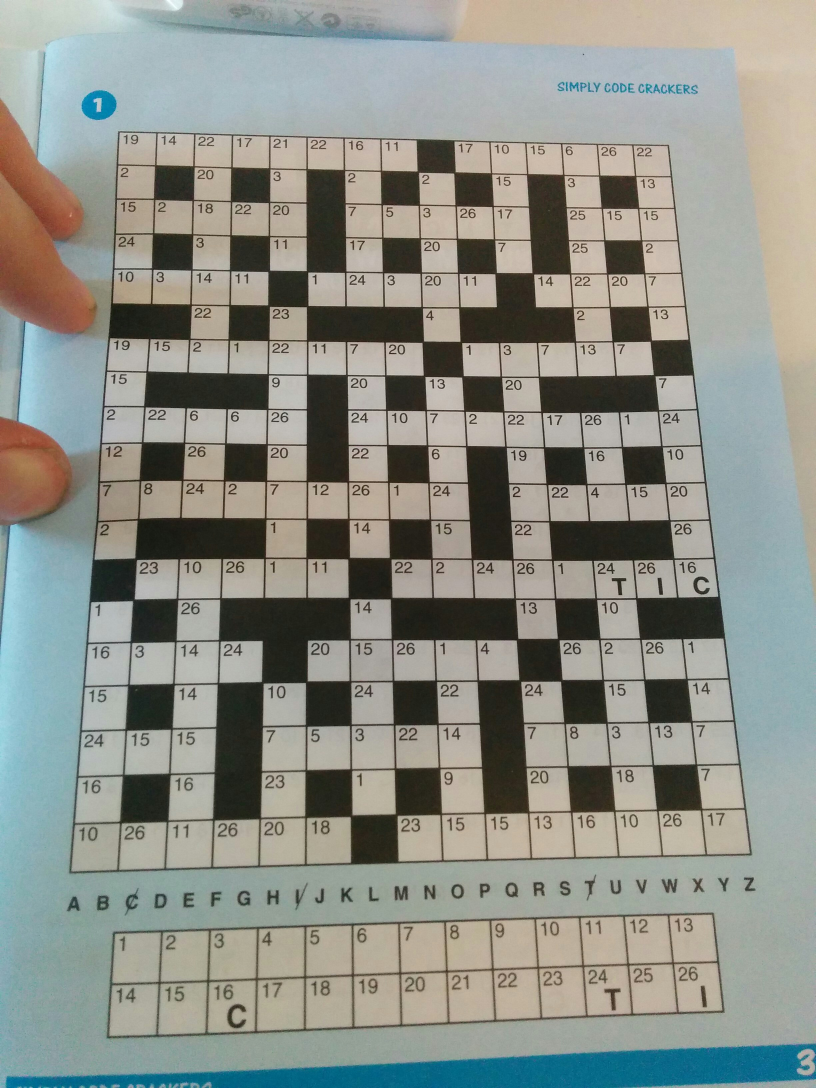
#> input picture cvstuff/test1.jpg, 2448 x 3264 px (shown at 1/3 size)
$ python cvtest.py   (Python 2 division)
#> lines starting #> are read from the running program, lines starting #| are printed output that depends on the picture; after the words box and inside, x2 and y2 are one past the last pixel; in counts of white or black regions, pixels touching at a corner belong together
### cvstuff/__init__.py
import cv2
import numpy as np

DEBUG = True

# [5 lines left out: function exit, not called in this run]

class Rectangle:
    def __init__(self, tl=0, tr=0, br=0, bl=0):
        self.tl = tl
        self.tr = tr
        self.br = br
        self.bl = bl

    def top_width(self):
        return np.linalg.norm(self.tr - self.tl)

    def bottom_width(self):
        return np.linalg.norm(self.br - self.bl)

    def left_height(self):
        return np.linalg.norm(self.tl - self.bl)

    def right_height(self):
        return np.linalg.norm(self.tr - self.br)

    def equiv_height(self):
        lh = self.left_height()
        rh = self.right_height()

        if lh > rh:
            return rh
        else:
            return lh

    def equiv_width(self):
        tw = self.top_width()
        bw = self.bottom_width()

        if tw > bw:
            return bw
        else:
            return tw

    def convert_to_np(self):
        return np.array([ self.tl, self.tr, self.br, self.bl ], np.float32)

    def equiv_area(self):
        return self.equiv_width() * self.equiv_height()

class Cell:
    def __init__(self, tl, height, img_data, centre=(0,0), num_white=0, tr=(0,0)):
        self.tl = tl
        self.height = height
        self.img_data = img_data
        self.num_white = num_white
        self.centre = centre
        self.tr = tr

    # [8 lines left out: function __cmp__, not called in this run]

class CrosswordRecogniser:
    GAUSSIAN_BLUR_SIZE = 5
    APPROX_POLY_TOLERANCE = 0.05
    BOX_SIZE_OFFSET = 10
    BOX_SIZE_DIVISOR_MIN = 500
    BOX_SIZE_DIVISOR_MAX = 4

    def read_image(self, name):
        return cv2.imread(name)

    def image_area(self, img):
        height, width = img.shape
        return height * width

    def scale(self, img, new_height = 1500): # CONSTANT!
        height, width, channels = img.shape
        ratio = float(width) / float(height)
        new_width = int(ratio * new_height)
        return cv2.resize(img, (new_width, new_height))

    def display_image(self, name, img):
        if DEBUG:
            cv2.imshow(name, img)

    # Expects a greyscale image
    def convert_to_greyscale(self, img):
        return cv2.cvtColor(img, cv2.COLOR_BGR2GRAY)

    def blur(self, img):
        return cv2.GaussianBlur(img, (self.GAUSSIAN_BLUR_SIZE, self.GAUSSIAN_BLUR_SIZE), 0)

    def otsu_threshold(self, img):
        _, img_threshold = cv2.threshold(img, 0, 255, cv2.THRESH_BINARY_INV | cv2.THRESH_OTSU)
        return img_threshold

    def adaptive_threshold(self, img):
        return cv2.adaptiveThreshold(img, 255, cv2.ADAPTIVE_THRESH_GAUSSIAN_C, cv2.THRESH_BINARY_INV, self.GAUSSIAN_BLUR_SIZE, 2)

    # NOTE: img may be modified
    def find_contours(self, img, mode=cv2.RETR_LIST):
        # TODO: Could RETR_TREE or RETR_LIST, need to see how much perf difference it makes
        contours, hierarchy = cv2.findContours(img, mode, cv2.CHAIN_APPROX_SIMPLE)
        return contours

    # NOTE: copy of img is made, which is slow
    def draw_contours(self, img, contours):
        if not DEBUG:
            return
        dest_img = np.copy(img)
        cv2.drawContours(dest_img, contours, -1, (0,255,0), 3)
        return dest_img

    def sort_contours_by_size(self, contours):
        result = sorted(contours, key=cv2.contourArea, reverse=True)
        return result

    def approximate_contour(self, contour):
        perimeter = cv2.arcLength(contour, True)
        approx_poly = cv2.approxPolyDP(contour, perimeter * self.APPROX_POLY_TOLERANCE, True)
        return approx_poly.reshape(len(approx_poly), 2)

    # NOTE: copy of img is made, which is slow
    def draw_poly_dots(self, img, approx_poly):
        if not DEBUG:
            return
        dest_img = np.copy(img)
        for coords in approx_poly:
            cv2.circle(dest_img, (coords[0], coords[1]), 4, (0,0,255), -1)
        return dest_img

    # approx_box must come from approximate_contour
    def get_ordered_rect_from_poly(self, approx_box, use_offset=True):
        offset = 0
        if use_offset:
            offset = self.BOX_SIZE_OFFSET

        # First let's get the sums of x+y, TL is smallest, BR is biggest
        s = approx_box.sum(axis = 1)
        tl = approx_box[np.argmin(s)] + (-offset, -offset)
        br = approx_box[np.argmax(s)] + (offset, offset)

        # Then we'll do the difference (y-x), TR is smallest, BL is biggest
        d = np.diff(approx_box, axis = 1)
        tr = approx_box[np.argmin(d)] + (offset, -offset)
        bl = approx_box[np.argmax(d)] + (-offset, offset)

        return Rectangle(tl, tr, br, bl)

    def warp_to_rectangle(self, img, ordered_rect):
        width = int(ordered_rect.equiv_width())
        height = int(ordered_rect.equiv_height())
        src_rect = ordered_rect.convert_to_np()

        dst_rect = np.array([ [0,0], [width,0], [width,height], [0,height] ], np.float32)

        transform = cv2.getPerspectiveTransform(src_rect, dst_rect)
        img_warped = cv2.warpPerspective(img, transform, (width,height))

        return img_warped

    def find_potential_boxes(self, img, div_min=BOX_SIZE_DIVISOR_MIN, div_max=BOX_SIZE_DIVISOR_MAX):
        contours = self.find_contours(img)
        image_area = self.image_area(img)

        # Find contours that aren't too big or small
        potential_boxes = []
        for contour in contours:
            area = cv2.contourArea(contour)
            if area > image_area/div_min and area < image_area/div_max:
                potential_boxes.append(contour)

        return potential_boxes

    def compute_contour_centre(self, cnt):
        mom = cv2.moments(cnt)
        (x,y) = int(mom['m10']/mom['m00']), int(mom['m01']/mom['m00'])
        return (x,y)

    def draw_contour_moments(self, img, contours):
        if not DEBUG:
            return
        for cnt in contours:
            mom = cv2.moments(cnt)
            centre = self.compute_contour_centre(cnt)
            cv2.circle(img, centre, 4, (0,0,255), -1)

    def img_data_top_half(self, img):
        return img[2:len(img)/2-2,2:-2]

    # [45 lines left out: functions get_top_half_box, train_knn, not called in this run]

    def process_crossword_contours(self, img_threshold, img_greyscale, contours):
        widths = np.zeros(len(contours))
        heights = np.zeros(len(contours))
        i = 0
        cells = []

        for cnt in contours:
            approx_poly = self.approximate_contour(cnt)
            if len(approx_poly) == 4:
                ordered_box = self.get_ordered_rect_from_poly(approx_poly, False)

                img_data_box_thresh = self.warp_to_rectangle(img_threshold, ordered_box)
                img_data_box_grey = self.warp_to_rectangle(img_greyscale, ordered_box)
                num_white = (img_data_box_grey > 70).sum() # TODO: Constant! (Check if white)

                cell = Cell(ordered_box.tl, ordered_box.equiv_height(), img_data_box_thresh, self.compute_contour_centre(cnt), num_white, ordered_box.tr)

                if num_white > 1000: # TODO: Constant! (It's a white square)
                    cells.append(cell)
                    widths[i] = ordered_box.equiv_width()
                    heights[i] = ordered_box.equiv_height()
                    i += 1

        median_width = np.median(widths[0:i])
        median_height = np.median(heights[0:i])
        sorted_cells = sorted(cells)

        return median_height, median_width, img_threshold.shape[0], img_threshold.shape[1], sorted_cells

    # [62 lines left out: function generate_structure, not called in this run]

class CrosswordRecogniserInterface:
    def __init__(self):
        self.cr = CrosswordRecogniser()

    def exit(self):
        exit()

    def solve_image(self, image_path):
        # Read image
        img = self.cr.scale(self.cr.read_image(image_path))
#> in read_image, returned value is the input picture: shape (3264, 2448, 3); mean B, G, R 137.1, 144.7, 141.8
#> in scale, `height, width, channels = img.shape`: height = 3264; width = 2448; channels = 3
#> in scale, `ratio = float(width) / float(height)`: ratio = 0.75
#> in scale, `new_width = int(ratio * new_height)`: new_width = 1125
        self.cr.display_image('Orignal Image', img)

        # Convert to greyscale
        img_greyscale = self.cr.convert_to_greyscale(img)
        self.cr.display_image('Greyscale Image', img_greyscale)

        # Blur the image
        img_blurred = self.cr.blur(img_greyscale)
        self.cr.display_image('Blurred Image', img_blurred)

        # Apply thresholding
        # TODO: Figure out if the blurring is really necessary here
        #img_threshold = cr.otsu_threshold(img_greyscale)
        img_threshold = self.cr.adaptive_threshold(img_blurred)
#> in adaptive_threshold, `return cv2.adaptiveThreshold(img, 255, cv2.ADAPTIVE_THRESH_GAUSSIAN_C,..`:
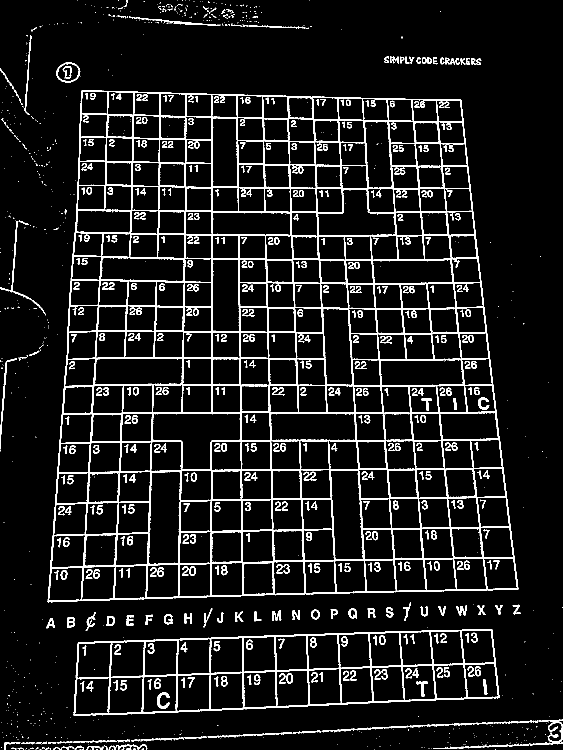
#> returned value: shape (1500, 1125) (shown at 1/2 size); 8.8% white; 1095 white regions (617 under 20 px)
        self.cr.display_image('Thresholded Image', img_threshold)

        # Find and draw contours
        contours = self.cr.find_contours(np.copy(img_threshold), cv2.RETR_EXTERNAL)
#> in find_contours, `contours, hierarchy = cv2.findContours(img, mode, cv2.CHAIN_APPROX_SIM..`: contours = 657 contours, 577 with area under 20; largest, box (x1, y1, x2, y2) and area: (95, 181, 1037, 1205) 844178, (147, 1258, 999, 1432) 119923, (113, 125, 161, 165) 1446, (711, 1444, 987, 1461) 468, (0, 442, 91, 631) 406
        self.cr.display_image('First pass contours', self.cr.draw_contours(img, contours))

        # Sort contours and display the largest 2
        sorted_contours = self.cr.sort_contours_by_size(contours)
#> in sort_contours_by_size, `result = sorted(contours, key=cv2.contourArea, reverse=True)`: result has the same summary as contours in find_contours
#> sorted_contours has the same summary as contours in find_contours
        self.cr.display_image('Largest contour', self.cr.draw_contours(img, sorted_contours[0:2]))
#> in draw_contours (call 2), `cv2.drawContours(dest_img, contours, -1, (0,255,0), 3)`:
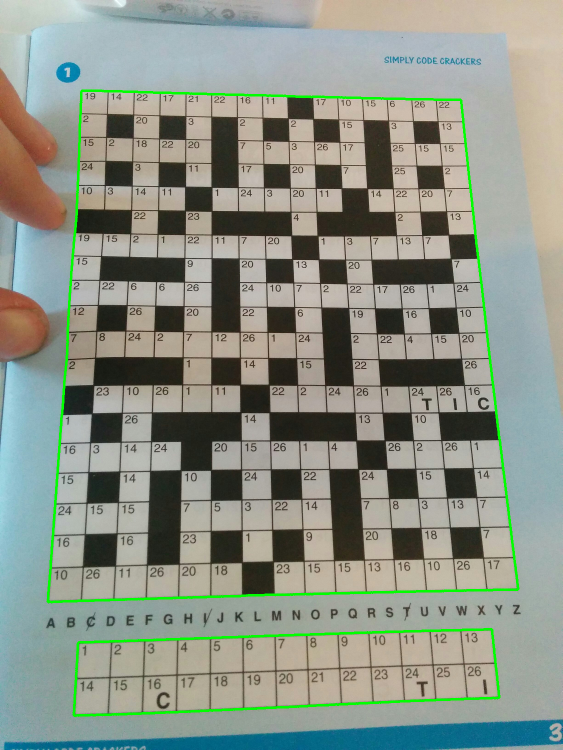
#> dest_img: shape (1500, 1125, 3) (shown at 1/2 size); mean of channels 0, 1, 2 135.2, 146.9, 139.8; drawn as B, G, R

        # Start processing the largest contour
        largest_contour = sorted_contours[0]
#> largest_contour = contour of 590 points, box (x1, y1, x2, y2) (95, 181, 1037, 1205), area 844178
        approx_box = self.cr.approximate_contour(largest_contour)
#> in approximate_contour, `perimeter = cv2.arcLength(contour, True)`: perimeter = 3830.1
#> in approximate_contour, `approx_poly = cv2.approxPolyDP(contour, perimeter * self.APPROX_POLY_T..`: approx_poly = [[163, 181], [95, 1203], [1035, 1179], [922, 200]]
#> approx_box = [[163, 181], [95, 1203], [1035, 1179], [922, 200]]

        # TODO: NEED TO ALLOW NON SQUARE
        if len(approx_box) != 4:
            raise Exception('Approximate box is not a box')

        self.cr.display_image('Crossword Poly Dots', self.cr.draw_poly_dots(img, approx_box))
#> the loop in draw_poly_dots, `for coords in approx_poly:` made 4 passes

        # Create a rectangle in the correct order so we can transform it
        ordered_rect = self.cr.get_ordered_rect_from_poly(approx_box)
#> in get_ordered_rect_from_poly, `s = approx_box.sum(axis = 1)`: s = [344, 1298, 2214, 1122]
#> in get_ordered_rect_from_poly, `tl = approx_box[np.argmin(s)] + (-offset, -offset)`: tl = [153, 171]
#> in get_ordered_rect_from_poly, `br = approx_box[np.argmax(s)] + (offset, offset)`: br = [1045, 1189]
#> in get_ordered_rect_from_poly, `d = np.diff(approx_box, axis = 1)`: d = [18, 1108, 144, -722]
#> in get_ordered_rect_from_poly, `tr = approx_box[np.argmin(d)] + (offset, -offset)`: tr = [932, 190]
#> in get_ordered_rect_from_poly, `bl = approx_box[np.argmax(d)] + (-offset, offset)`: bl = [85, 1213]
#> in __init__, `self.tl = tl`: self.tl = [153, 171]
#> in __init__, `self.tr = tr`: self.tr = [932, 190]
#> in __init__, `self.br = br`: self.br = [1045, 1189]
#> in __init__, `self.bl = bl`: self.bl = [85, 1213]

        # Warp the crossword box
        img_warped = self.cr.warp_to_rectangle(img_threshold, ordered_rect)
#> in equiv_width, `tw = self.top_width()`: tw = 779.2
#> in equiv_width, `bw = self.bottom_width()`: bw = 960.3
#> in warp_to_rectangle, `width = int(ordered_rect.equiv_width())`: width = 779
#> in equiv_height, `lh = self.left_height()`: lh = 1044.2
#> in equiv_height, `rh = self.right_height()`: rh = 1005.4
#> in warp_to_rectangle, `height = int(ordered_rect.equiv_height())`: height = 1005
#> in warp_to_rectangle, `src_rect = ordered_rect.convert_to_np()`: src_rect = [[153, 171], [932, 190], [1045, 1189], [85, 1213]]
#> in warp_to_rectangle, `dst_rect = np.array([ [0,0], [width,0], [width,height], [0,height] ], ..`: dst_rect = [[0, 0], [779, 0], [779, 1005], [0, 1005]]
#> in warp_to_rectangle, `transform = cv2.getPerspectiveTransform(src_rect, dst_rect)`: transform = [[0.992, 0.0647, -162.8], [-0.03, 1.23, -205.9], [-5.47e-05, 0.000233, 1]]
        img_warped_crossword_copy = np.copy(img_warped)
        img_warped_color = cv2.cvtColor(img_warped, cv2.COLOR_GRAY2BGR)
        self.cr.display_image('Warped crossword', img_warped)

        # Find the individual boxes
        potential_boxes = self.cr.find_potential_boxes(img_warped)
#> in find_contours (call 2), `contours, hierarchy = cv2.findContours(img, mode, cv2.CHAIN_APPROX_SIM..`: contours = 734 contours, 128 with area under 20; largest, box (x1, y1, x2, y2) and area: (7, 10, 774, 1000) 745870, (165, 682, 316, 784) 9468, (465, 228, 613, 329) 9148, (164, 787, 214, 942) 7245, (265, 69, 314, 226) 7105
#> in find_potential_boxes, `image_area = self.image_area(img)`: image_area = 782895
#> the loop in find_potential_boxes, `for contour in contours:` made 734 passes
#> area on passes 1 to 3: 22.5, 22, 25
#> after the loop in find_potential_boxes, `for contour in contours:`: potential_boxes = 253 contours; largest, box (x1, y1, x2, y2) and area: (165, 682, 316, 784) 9468, (465, 228, 613, 329) 9148, (164, 787, 214, 942) 7245, (265, 69, 314, 226) 7105, (64, 580, 214, 629) 7002

        # Draw circles in centre
        self.cr.draw_contour_moments(img_warped_color, potential_boxes)
#> the loop in draw_contour_moments, `for cnt in contours:` made 253 passes
#> (x in compute_contour_centre, y in compute_contour_centre) on passes 1 to 3: (745, 969), (136, 969), (34, 970)
#> after the loop in draw_contour_moments, `for cnt in contours:`:
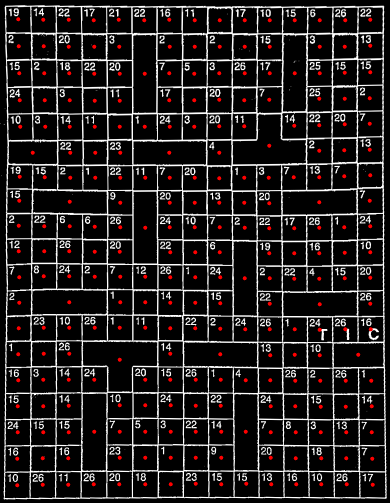
#> img: shape (1005, 779, 3) (shown at 1/2 size); mean B, G, R 33.4, 33.4, 37.4

        self.cr.display_image('Crossword boxes', self.cr.draw_contours(img_warped_color, potential_boxes))
#> in draw_contours (call 3), `cv2.drawContours(dest_img, contours, -1, (0,255,0), 3)`:
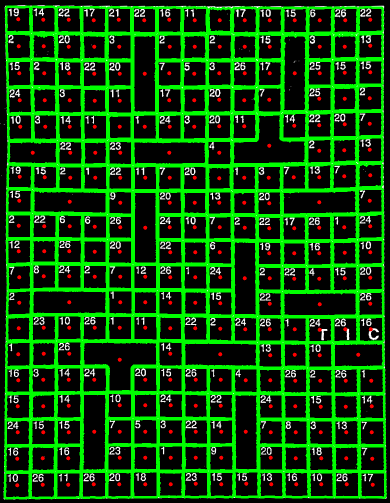
#> dest_img: shape (1005, 779, 3) (shown at 1/2 size); mean B, G, R 8.1, 74.2, 12.1

        # Get the warped greyscale version
        img_grey_warped = self.cr.warp_to_rectangle(img_greyscale, ordered_rect)
#> in warp_to_rectangle (call 2), `img_warped = cv2.warpPerspective(img, transform, (width,height))`:
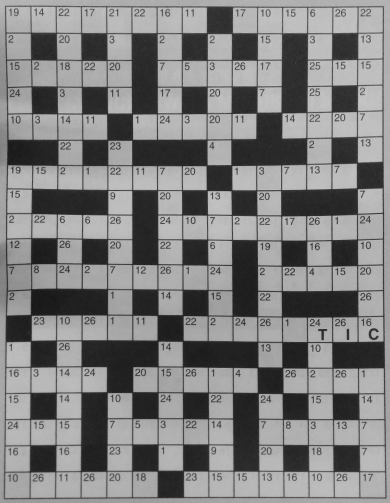
#> img_warped: shape (1005, 779) (shown at 1/2 size); min 21, max 206, mean 126.6
        self.cr.display_image('Warped original crossword', img_grey_warped)

        mh, mw, h, w, sorted_cells = self.cr.process_crossword_contours(img_warped_crossword_copy, img_grey_warped, potential_boxes)
#> in process_crossword_contours, `widths = np.zeros(len(contours))`: widths = 253 values from 0 to 0
#> the loop in process_crossword_contours, `for cnt in contours:` made 253 passes
#> (perimeter in approximate_contour, s in get_ordered_rect_from_poly, d in get_ordered_rect_from_poly) on pass 3: (207.6, [1002, 1053, 1006, 957], [886, 937, 986, 937])
#> pass 1, in warp_to_rectangle (call 4), `img_warped = cv2.warpPerspective(img, transform, (width,height))`:
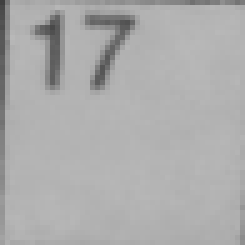
#> img_warped: shape (49, 49) (shown 5 times larger); min 63, max 184, mean 172.5
#> pass 2, in warp_to_rectangle (call 6), `img_warped = cv2.warpPerspective(img, transform, (width,height))`:
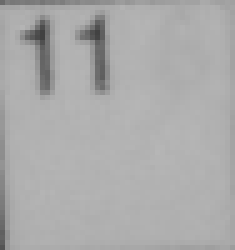
#> img_warped: shape (50, 47) (shown 5 times larger); min 65, max 182, mean 171.2
        structure = self.cr.generate_structure(mh, mw, h, w, sorted_cells)

        if len(structure) != 19:
            raise Exception('Crossword structure is not correct (number of rows)')

        for row in structure:
            if len(row) != 15:
                raise Exception('Crossword structure is not correct (number of columns)')

        # Start processing the second largest contour
        second_contour = sorted_contours[1]
        approx_box = self.cr.approximate_contour(second_contour)

        # TODO: NEED TO ALLOW NON SQUARE
        if len(approx_box) != 4:
            raise Exception('Approximate box is not a box')

        self.cr.display_image('Solutions Poly Dots', self.cr.draw_poly_dots(img, approx_box))

        # Create a rectangle in the correct order so we can transform it
        ordered_rect = self.cr.get_ordered_rect_from_poly(approx_box)

        # Warp the crossword box
        img_warped = self.cr.warp_to_rectangle(img_threshold, ordered_rect)
        img_warped_copy = np.copy(img_warped)
        img_warped_color = cv2.cvtColor(img_warped, cv2.COLOR_GRAY2BGR)
        self.cr.display_image('Warped solutions', img_warped)

        # Get solution boxes
        potential_solution_boxes = self.cr.find_potential_boxes(img_warped, 52)

        # TODO: If there are not 26 of these, we've got problems
        if len(potential_solution_boxes) != 26:
            raise Exception('Too many solution boxes!')

        # Draw circles
        self.cr.draw_contour_moments(img_warped_color, potential_solution_boxes)
        self.cr.display_image('Solutions boxes', self.cr.draw_contours(img_warped_color, potential_solution_boxes))

        # Train the knn model with the solution boxes
        model, sorted_cells, width_height = self.cr.train_knn(img_warped_copy, potential_solution_boxes)

        # Foreach row in the structure, then foreach column, detect the number
        distances = []

        for r in range(len(structure)):
            row = structure[r]
            for c in range(len(row)):
                cell = row[c]

                if cell is not None:
                    img_data_top = self.cr.img_data_top_half(cell.img_data)
                    img_data_top = cv2.resize(img_data_top, width_height)
                    input_sample = img_data_top.reshape((1, self.cr.image_area(img_data_top))).astype(np.float32)

                    retval, results, neighborResponses, dists = model.find_nearest(input_sample, k=5)
                    #print neighborResponses
                    number = int(neighborResponses[0][0] + 1)
                    row[c] = number
                else:
                    row[c] = -1

        return structure

### cvtest.py
from cvstuff import CrosswordRecogniserInterface

cri = CrosswordRecogniserInterface()
#> (the run stopped early here; a loop or call above may not have finished)
